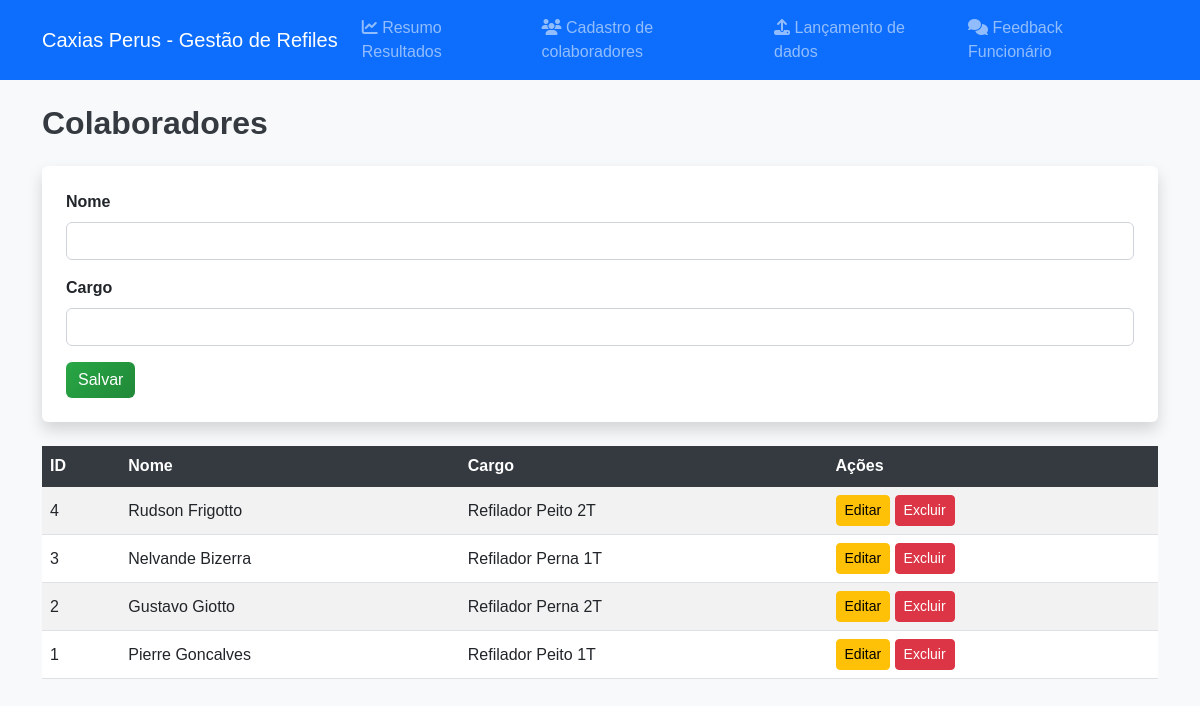
Screenshot of /colaboradores with the database file from the repository.
### app/models.py (models this page shows)
class Colaborador(db.Model):
    id = db.Column(db.Integer, primary_key=True)
    nome = db.Column(db.String(100), nullable=False)
    cargo = db.Column(db.String(100), nullable=False)
    importacoes = db.relationship('Importacao', backref='colaborador', cascade='all, delete-orphan')

### app/routes.py (the view, shortened to what this page needs)
@main.route('/colaboradores', methods=['GET', 'POST'])
def colaboradores():
    colaboradores = Colaborador.query.order_by(Colaborador.id.desc()).all()
    return render_template('colaboradores.html', colaboradores=colaboradores)

### app/templates/colaboradores.html
{% extends 'base.html' %}
{% block content %}
<h2 class="mb-4">Colaboradores</h2>
<form method="POST" class="mb-4 p-4 bg-white shadow rounded">
    <div class="mb-3">
        <label class="form-label">Nome</label>
        <input type="text" name="nome" class="form-control" required>
    </div>
    <div class="mb-3">
        <label class="form-label">Cargo</label>
        <input type="text" name="cargo" class="form-control" required>
    </div>
    <button type="submit" class="btn btn-success">Salvar</button>
</form>
<table class="table table-striped table-hover">
    <thead class="table-dark">
        <tr>
            <th>ID</th>
            <th>Nome</th>
            <th>Cargo</th>
            <th>Ações</th>
        </tr>
    </thead>
    <tbody>
        {% for colaborador in colaboradores %}
        <tr>
            <td>{{ colaborador.id }}</td>
            <td>{{ colaborador.nome }}</td>
            <td>{{ colaborador.cargo }}</td>
            <td>
                <a href="{{ url_for('main.edit_colaborador', id=colaborador.id) }}" class="btn btn-warning btn-sm">Editar</a>
                <form action="{{ url_for('main.delete_colaborador', id=colaborador.id) }}" method="POST" class="d-inline">
                    <button type="submit" class="btn btn-danger btn-sm" onclick="return confirm('Deseja excluir?')">Excluir</button>
                </form>
            </td>
        </tr>
        {% endfor %}
    </tbody>
</table>
{% endblock %}

### app/static/styles.css (style rules this page uses)
body { font-family: 'Poppins', sans-serif; background-color: #f4f7fc; }
.btn-success { background: linear-gradient(135deg, #28a745, #218838); border: none; color: white; }
.table th { background-color: #343a40; color: #fff; }
.table td, .table th { vertical-align: middle; }
.form-label { font-weight: bold; }
input[type="date"], input[type="number"], select, .form-control { border-radius: 6px; border: 1px solid #ced4da; transition: border-color 0.3s ease; }
.btn, .form-control, .nav-link { transition: all 0.3s ease; }
.shadow { box-shadow: 0 2px 5px rgba(0,0,0,0.1); }
.mb-4 { margin-bottom: 1.5rem !important; }
h2, h3 { color: #343a40; font-weight: bold; }
body { background-color: #f8f9fa; }
.form-control { border-radius: 6px; }
a { text-decoration: none; color: #007bff; }

### rows the page displays
Colaborador: id "4", nome "Rudson Frigotto", cargo "Refilador Peito 2T"
Colaborador: id "3", nome "Nelvande Bizerra", cargo "Refilador Perna 1T"
Colaborador: id "2", nome "Gustavo Giotto", cargo "Refilador Perna 2T"
Colaborador: id "1", nome "Pierre Goncalves", cargo "Refilador Peito 1T"
